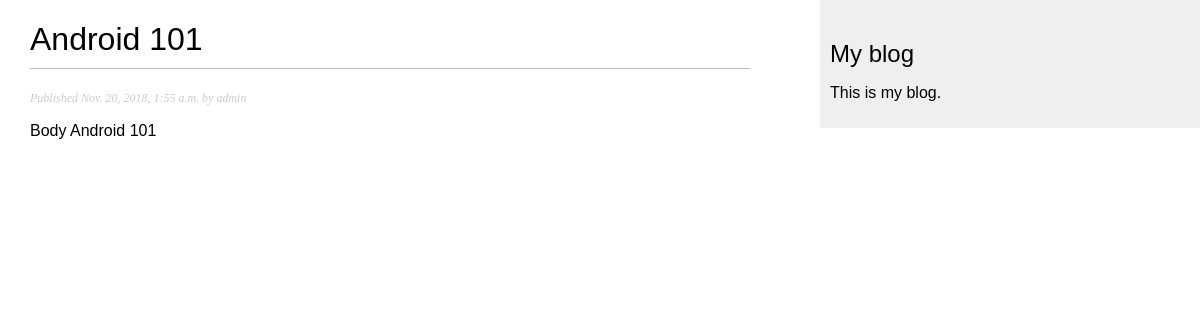
/blog/2018/11/20/android-zero-to-hero/, run on the app's committed database.
### blog/models.py (models this page shows, shortened)
class Post(models.Model):
    STATUS_CHOICES = (
        ('draft', 'Draft'),
        ('published', 'Published'),
    )
    title = models.CharField(max_length=250)
    slug = models.SlugField(max_length=250, unique_for_date='publish')
    author = models.ForeignKey(User, related_name='blog_posts')
    body = models.TextField()
    publish = models.DateTimeField(default=timezone.now)
    created = models.DateTimeField(auto_now_add=True)
    updated = models.DateTimeField(auto_now=True)
    status = models.CharField(max_length=10, choices=STATUS_CHOICES, default='draft')
    class Meta:
        ordering = ('-publish',)
    objects = models.Manager()  # The default manager.
    published = PublishedManager()  # Our custom manager.

### blog/views.py (the view)
def post_detail(request, year, month, day, post):
    post = get_object_or_404(Post, slug=post,
                             status='published',
                             publish__year=year,
                             publish__month=month,
                             publish__day=day)
    return render(request, 'blog/post/detail.html', {'post': post})

### templates/blog/post/detail.html (shortened to what this page needs)
{% extends "blog/base.html" %}
{% block content %}
    <h1>{{ post.title }}</h1>
    <p class="date">
        Published {{ post.publish }} by {{ post.author }}
    </p>
    {{ post.body|linebreaks }}
{% endblock %}

### blog/static/css/blog.css (style rules this page uses)
body { margin: 0; padding: 0; font-family: helvetica, sans-serif; }
h1 { font-weight: normal; border-bottom: 1px solid #bbb; padding: 0 0 10px 0; }
p.date { color: #ccc; font-family: georgia, serif; font-size: 12px; font-style: italic; }

### data on the page
Post: title "Android 101", publish "Nov. 20, 2018, 1:55 a.m.", author "admin", body "Body Android 101"
